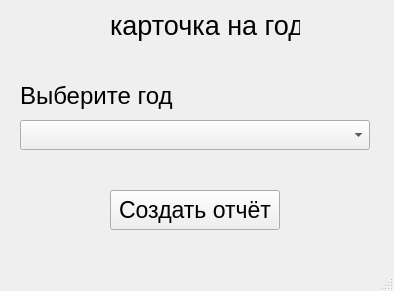
<?xml version="1.0" encoding="UTF-8"?>
<ui version="4.0">
 <class>MainWindow</class>
 <widget class="QMainWindow" name="MainWindow">
  <property name="geometry">
   <rect>
    <x>0</x>
    <y>0</y>
    <width>394</width>
    <height>291</height>
   </rect>
  </property>
  <property name="windowTitle">
   <string>MainWindow</string>
  </property>
  <widget class="QWidget" name="centralwidget">
   <widget class="QLabel" name="label">
    <property name="geometry">
     <rect>
      <x>110</x>
      <y>10</y>
      <width>190</width>
      <height>31</height>
     </rect>
    </property>
    <property name="font">
     <font>
      <pointsize>20</pointsize>
     </font>
    </property>
    <property name="text">
     <string>карточка на год</string>
    </property>
   </widget>
   <widget class="QLabel" name="label_2">
    <property name="geometry">
     <rect>
      <x>20</x>
      <y>80</y>
      <width>181</width>
      <height>31</height>
     </rect>
    </property>
    <property name="font">
     <font>
      <pointsize>18</pointsize>
     </font>
    </property>
    <property name="text">
     <string>Выберите год</string>
    </property>
   </widget>
   <widget class="QPushButton" name="button">
    <property name="geometry">
     <rect>
      <x>110</x>
      <y>190</y>
      <width>170</width>
      <height>40</height>
     </rect>
    </property>
    <property name="font">
     <font>
      <pointsize>17</pointsize>
     </font>
    </property>
    <property name="text">
     <string>Создать отчёт</string>
    </property>
   </widget>
   <widget class="QComboBox" name="name_year">
    <property name="geometry">
     <rect>
      <x>20</x>
      <y>120</y>
      <width>350</width>
      <height>30</height>
     </rect>
    </property>
    <property name="font">
     <font>
      <pointsize>15</pointsize>
     </font>
    </property>
    <property name="currentText">
     <string/>
    </property>
    <property name="maxVisibleItems">
     <number>20</number>
    </property>
    <property name="sizeAdjustPolicy">
     <enum>QComboBox::AdjustToContentsOnFirstShow</enum>
    </property>
    <property name="iconSize">
     <size>
      <width>16</width>
      <height>16</height>
     </size>
    </property>
   </widget>
  </widget>
  <widget class="QMenuBar" name="menubar">
   <property name="geometry">
    <rect>
     <x>0</x>
     <y>0</y>
     <width>394</width>
     <height>18</height>
    </rect>
   </property>
  </widget>
  <widget class="QStatusBar" name="statusbar"/>
 </widget>
 <resources/>
 <connections/>
</ui>
